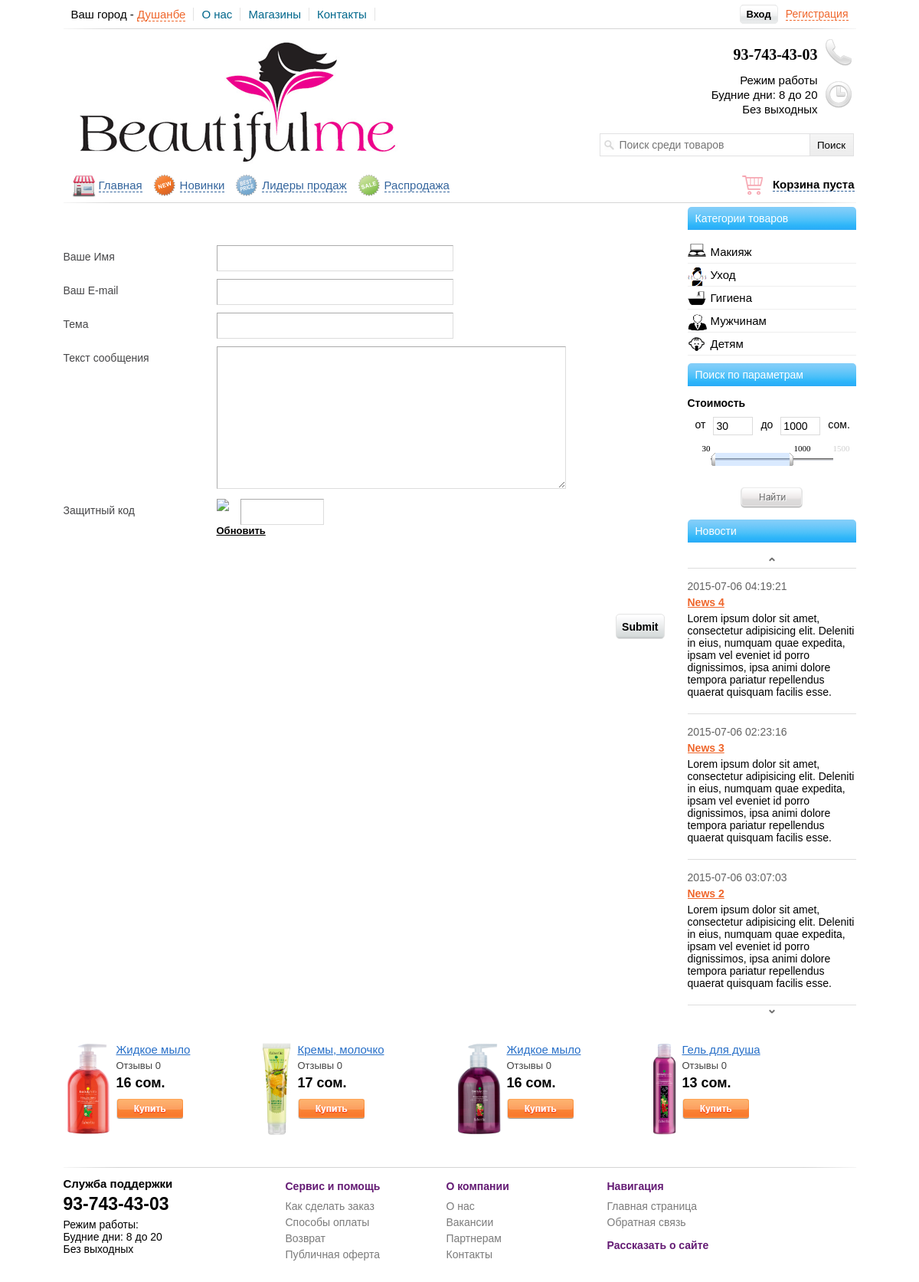
Page /feedback.php on the committed database.
### tables this page shows
CREATE TABLE IF NOT EXISTS `news` (
  `id` int(11) NOT NULL,
  `title` varchar(255) NOT NULL,
  `text` text NOT NULL,
  `date` datetime NOT NULL
);

CREATE TABLE IF NOT EXISTS `table_products` (
  `products_id` int(11) NOT NULL,
  `title` varchar(255) NOT NULL,
  `price` int(11) NOT NULL,
  `brand` varchar(255) NOT NULL,
  `seo_words` text NOT NULL,
  `seo_description` text NOT NULL,
  `mini_description` text NOT NULL,
  `mini_features` text NOT NULL,
  `image` varchar(255) NOT NULL,
  `description` text NOT NULL,
  `features` text NOT NULL,
  `how_to_use` text NOT NULL,
  `datetime` datetime NOT NULL,
  `new` int(11) NOT NULL DEFAULT '0',
  `leader` int(11) NOT NULL DEFAULT '0',
  `sale` int(11) NOT NULL DEFAULT '0',
  `visible` int(11) NOT NULL DEFAULT '0',
  `count` int(11) NOT NULL DEFAULT '0',
  `type_tovara` varchar(255) NOT NULL,
  `brand_id` int(11) NOT NULL,
  `yes_like` int(11) NOT NULL DEFAULT '1',
  `short_title` varchar(50) NOT NULL
);

### functions/functions.php (called while the page is built, shortened)
<?php
function group_numerals($int){
		switch (strlen($int)) {
		default:
		$price = $int;
		break;
	}
	return $price;
}
 ?>

### include/block-parameter.php (the view, shortened to what this page needs)
<div id="block-parameter">
	<p class="header-title">Поиск по параметрам</p>
		<p class="title-filter">Стоимость</p>
		<form method="GET" action="search_filter.php">
		<div id="block-input-price">
			<ul>
				<li><p>от</p></li>
				<li><input type="text" id="start-price" name="start_price" value="20"></li>
				<li><p>до</p></li>
				<li><input type="text" id="end-price" name="end_price" value="3000"></li>
				<li><p>сом.</p></li>
			</ul>
		</div>
		<div id="blocktrackbar"></div>
		<center><input type="submit" name="submit" id="button-param-search" value=" "></center>
		</form>
</div>

### include/block-news.php (shortened to what this page needs)
<div id="block-news">
	<p class="header-title">Новости</p>
	<center><img src="/images/img-prev.png" id="news-prev"></center>
	<div id="newsticker">
		<ul>
<?php
	$result = mysql_query("SELECT * FROM news ORDER BY id DESC",$link);
		if (mysql_num_rows($result) > 0)
			{
				$row = mysql_fetch_array($result);
			do
			{
				echo '<li>
				<span>'.$row["date"].'</span>
				<a href="#">'.$row["title"].'</a>
				<p>'.$row["text"].'</p>
					</li>';
			}
			while ($row = mysql_fetch_array($result));
		}
?>
		</ul>
	</div>
	<center><img src="/images/img-next.png" id="news-next"></center>
</div>

### include/block-random.php (shortened to what this page needs)
<div id="block-random-tovar">
<ul>
<?php
$query_random = mysql_query("SELECT DISTINCT * FROM table_products WHERE visible='1' ORDER by RAND() LIMIT 4",$link);
If (mysql_num_rows($query_random) > 0)
{
$res_query = mysql_fetch_array($query_random);
do
{
$query_reviews = mysql_query("SELECT * FROM table_reviews WHERE products_id = {$res_query["products_id"]} AND moderate='1'",$link);
$count_reviews = mysql_num_rows($query_reviews);
if (strlen($res_query["image"]) > 0 && file_exists("./upload_images/".$res_query["image"]))
{
$img_path = './upload_images/'.$res_query["image"];
$max_width = 120;
$max_height = 120;
 list($width, $height) = getimagesize($img_path);
$ratioh = $max_height/$height;
$ratiow = $max_width/$width;
$ratio = min($ratioh, $ratiow);
$width = intval($ratio*$width);
$height = intval($ratio*$height);
}else
{
$img_path = "/images/no-image-65.png";
$width = 65;
$height = 118;
}
echo '
<li>
	<img src="'.$img_path.'" width="'.$width.'" height="'.$height.'">
	<a class="random-title" href="view_content.php?id='.$res_query["products_id"].'">'.$res_query["short_title"].'</a>
	<p class="random-reviews">Отзывы '.$count_reviews.'</p>
	<p class="random-price">'.group_numerals($res_query["price"]).' сом.</p>
	<a class="random-add-cart" tid="'.$res_query["products_id"].'"></a>
</li>
';
} while($res_query = mysql_fetch_array($query_random));
}
?>
</ul>
</div>

### css/style.css (style rules this page uses)
.header-title { width: 210px; font: 14px sans-serif; margin-top: 0; padding: 7px 0 7px 10px; color: white; background: url(/images/grd-title.png); border-radius: 5px 5px 0 0; -webkit-border-radius: 5px 5px 0 0; -moz-border-radius: 5px 5px 0 0; }
#block-parameter { width: 220px; height: auto; margin-top: 10px; }
.title-filter { font: bold 14px sans-serif; margin-top: 0; margin-bottom: 10px; }
#block-input-price li { float: left; margin-left: 10px; }
#block-input-price input { width: 45px; height: 20px; font: 14px sans-serif; border: 1px solid #dcdcdc; padding-left: 3px; }
#block-input-price p { font: 14px sans-serif; float: left; margin-top: 0; padding-top: 2px; }
#blocktrackbar { width: 220px; height: 35px; padding-top: 5px; margin-top: 20px; clear: both; }
#button-param-search { width: 81px; height: 27px; background: url(/images/button-search-norm.png); margin-top: 20px; border: none; cursor: pointer; }
#block-news { width: 220px; height: auto; margin-top: 15px; margin-bottom: 15px; }
#newsticker { width: 220px; border-top: 1px solid #ddd; }
#newsticker p { font: 14px sans-serif; margin-top: 5px; margin-bottom: 5px; }
#newsticker li { border-bottom: 1px solid #ddd; padding-top: 15px; padding-bottom: 15px; }
#newsticker a { color: #ef662b; font: bold 14px sans-serif; }
#newsticker span { font: 14px sans-serif; padding-bottom: 5px; color: #636363; display: block; }
#news-prev { margin-top: 5px; margin-bottom: 5px; cursor: pointer; }
#news-next { margin-top: 5px; margin-bottom: 5px; cursor: pointer; }
#block-random-tovar { height: 150px; padding-top: 15px; clear: both; }
#block-random-tovar li { float: left; width: 250px; height: 150px; margin-left: 5px; }
#block-random-tovar img { float: left; margin-right: 8px; }
.random-title { font: 15px sans-serif; color: #276fc8; }
.random-reviews { font: 13px sans-serif; color: #434343; margin: 5px 0; }
.random-price { margin:0px; font: bold 18px sans-serif; }
.random-add-cart { width: 87px; height: 26px; margin-top: 10px; margin-right: 0px; cursor: pointer; background: url(/images/button-buy-norm.png); float: left; }

### rows in the picture
news: date "2015-07-06 04:19:21", title "News 4", text "Lorem ipsum dolor sit amet, consectetur adipisicing elit. Deleniti in eius, numquam quae expedita, ipsam vel eveniet id porro dignissimos, ipsa animi dolore tempora pariatur repellendus quaerat quisquam facilis esse."
news: date "2015-07-06 02:23:16", title "News 3", text "Lorem ipsum dolor sit amet, consectetur adipisicing elit. Deleniti in eius, numquam quae expedita, ipsam vel eveniet id porro dignissimos, ipsa animi dolore tempora pariatur repellendus quaerat quisquam facilis esse."
news: date "2015-07-06 03:07:03", title "News 2", text "Lorem ipsum dolor sit amet, consectetur adipisicing elit. Deleniti in eius, numquam quae expedita, ipsam vel eveniet id porro dignissimos, ipsa animi dolore tempora pariatur repellendus quaerat quisquam facilis esse."
table_products: image (picture), short_title "Жидкое мыло", count_reviews "0", price "16"
table_products: image (picture), short_title "Кремы, молочко", count_reviews "0", price "17"
table_products: image (picture), short_title "Жидкое мыло", count_reviews "0", price "16"
table_products: image (picture), short_title "Гель для душа", count_reviews "0", price "13"
